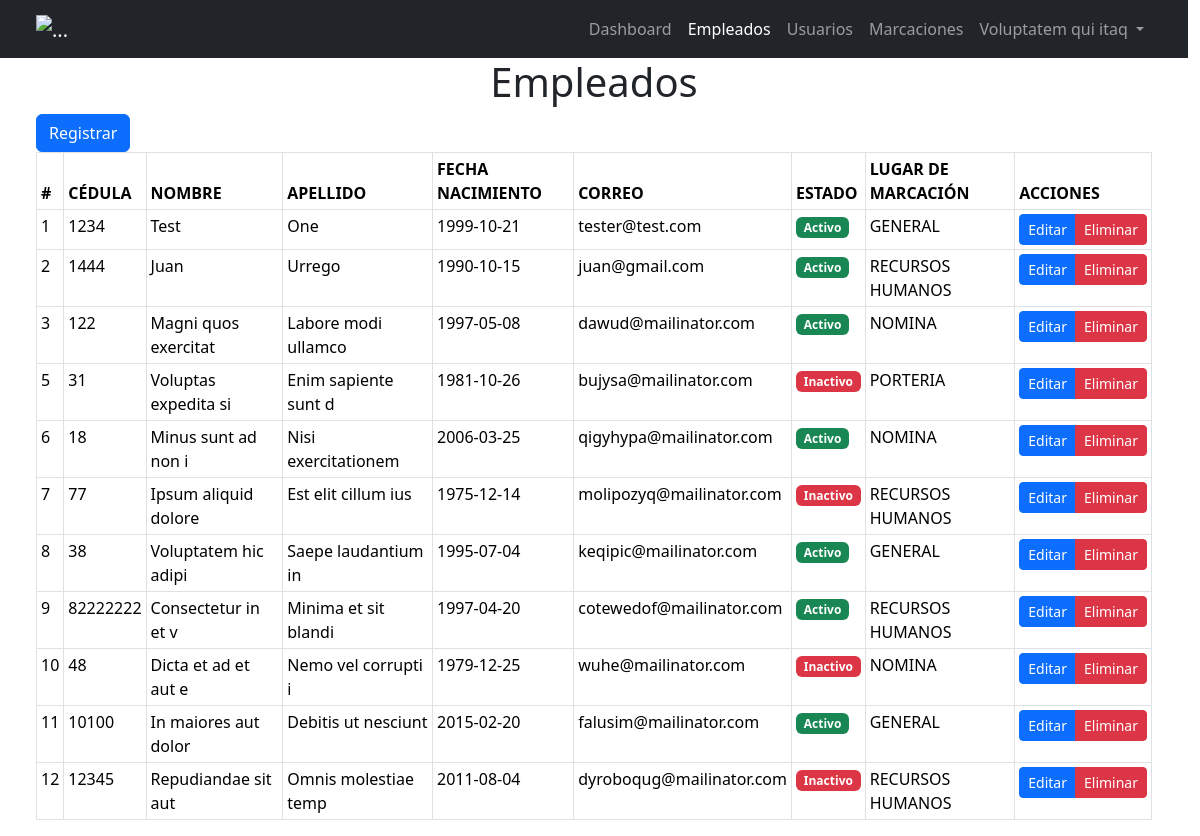
The app's page /admin/index.php?ruta=empleados (signed in), older data.
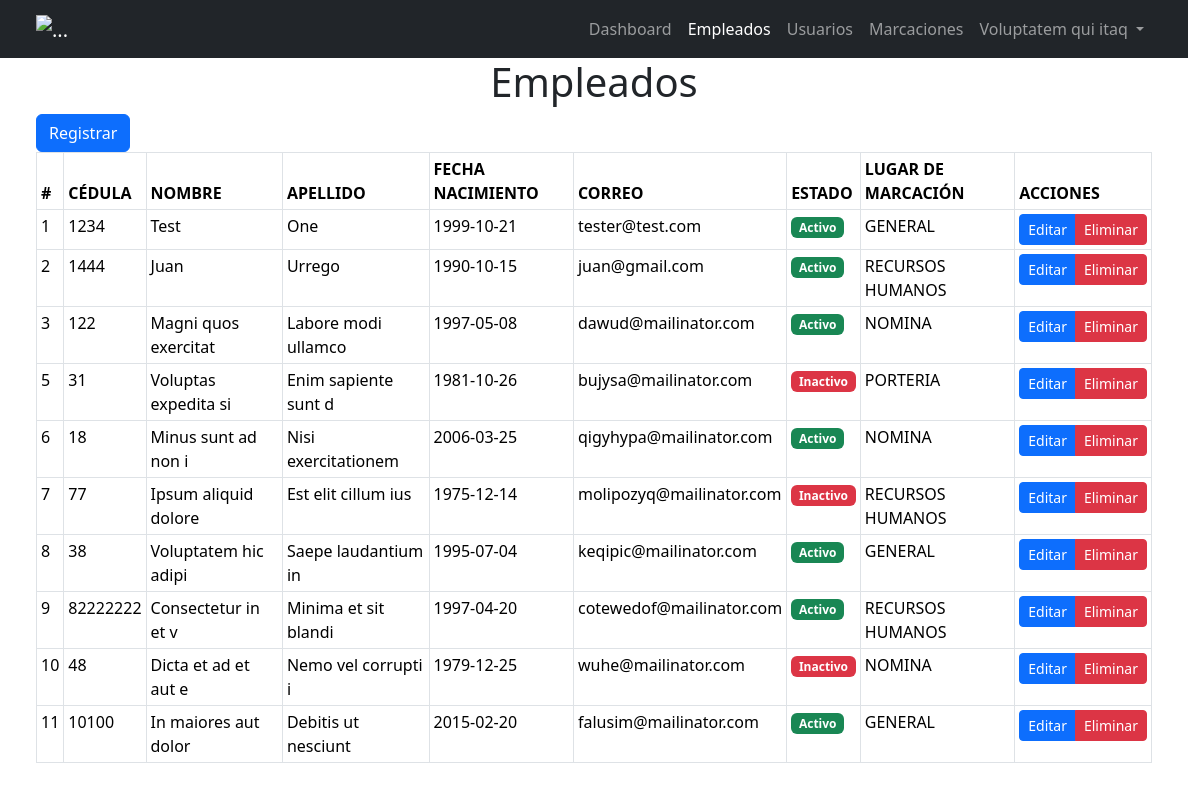
The same page, newer data.
### tables this page shows
CREATE TABLE IF NOT EXISTS `empleados` (
  `id` bigint unsigned NOT NULL AUTO_INCREMENT,
  `cedula` bigint NOT NULL,
  `nombre` varchar(100) NOT NULL,
  `apellido` varchar(100) NOT NULL,
  `fecha_nacimiento` date NOT NULL,
  `correo` varchar(100) NOT NULL,
  `estado` tinyint NOT NULL DEFAULT '1',
  `lugar_marcacion` int unsigned DEFAULT NULL,
  `fecha_registro` timestamp NOT NULL DEFAULT CURRENT_TIMESTAMP,
  PRIMARY KEY (`id`),
  UNIQUE KEY `cedula` (`cedula`),
  KEY `FK_lugar_marcacion` (`lugar_marcacion`),
  CONSTRAINT `FK_lugar_marcacion` FOREIGN KEY (`lugar_marcacion`) REFERENCES `lugares` (`id`) ON DELETE SET NULL ON UPDATE CASCADE
);

CREATE TABLE IF NOT EXISTS `lugares` (
  `id` int unsigned NOT NULL AUTO_INCREMENT,
  `lugar` varchar(50) NOT NULL,
  PRIMARY KEY (`id`)
);

### admin/Controllers/AppController.php (called while the page is built)
<?php
class AppController
{
    public static function startApp()
    {
        include __DIR__ . "/../Views/template.php";
    }
}

### admin/index.php (called while the page is built, shortened)
<?php
include "./Models/Conexion.php";
include "./Controllers/AppController.php";
include "./Controllers/EmpleadoController.php";
AppController::startApp();
?>

### admin/Models/Conexion.php (called while the page is built)
<?php
class Conexion
{
    public static  function conectar()
    {
        $ip = 'localhost';
        $db = 'marcaciones';
        $user_db = 'root';
        $passwod_db = '';
        try {
            $conexion = new PDO("mysql:host=$ip;dbname=$db", $user_db, $passwod_db, [
                PDO::ATTR_PERSISTENT => true,
                PDO::MYSQL_ATTR_INIT_COMMAND => "SET NAMES utf8"
            ]);
            return $conexion;
        } catch (\Throwable $e) {
            print $e->getMessage();
            die();
        }
    }
}

### admin/Models/Empleado.php (called while the page is built, shortened)
<?php
class Empleado
{
    public static function listar()
    {
        $stmt = Conexion::conectar()->prepare("SELECT e.id, e.cedula, e.nombre, e.apellido, e.fecha_nacimiento, e.correo, e.estado, l.lugar
            FROM empleados e
            JOIN lugares l ON e.lugar_marcacion = l.id
        ");
        $stmt->execute();
        $retorno = $stmt->rowCount() > 0 ? $stmt->fetchAll(PDO::FETCH_ASSOC) : [];
        return $retorno;
    }
}

### admin/Controllers/EmpleadoController.php (called while the page is built, shortened)
<?php
include __DIR__ . "/../Models/Empleado.php";
class EmpleadoController
{
    public static function listarEmpleados()
    {
        return Empleado::listar();
    }
}

### admin/Views/modulos/empleados/empleados.php (the view, shortened to what this page needs)
<?php
$empleados = EmpleadoController::listarEmpleados();
?>
<div class="container">
    <div class="row">
        <div class="col-12 text-center">
            <h1>Empleados</h1>
        </div>
        <div class="col-12">
            <button type="button" class="btn btn-primary text-right" data-bs-toggle="modal" data-bs-target="#modalRegistroEmpleado">
                Registrar
            </button>
        </div>
        <div class="col-12">
            <table class="table table-sm table-hover table-stripe table-bordered w-full" id="tblEmpleados">
                <thead class="thead-light">
                    <tr>
                        <th>#</th>
                        <th>CÉDULA</th>
                        <th>NOMBRE</th>
                        <th>APELLIDO</th>
                        <th>FECHA NACIMIENTO</th>
                        <th>CORREO</th>
                        <th>ESTADO</th>
                        <th>LUGAR DE MARCACIÓN</th>
                        <th>ACCIONES</th>
                    </tr>
                </thead>
                <tbody>
                    <?php if (count($empleados) > 0) : ?>
                        <?php foreach ($empleados as $key => $empleado) : ?>
                            <tr>
                                <td><?= $empleado['id'] ?></td>
                                <td><?= $empleado['cedula'] ?></td>
                                <td><?= $empleado['nombre'] ?></td>
                                <td><?= $empleado['apellido'] ?></td>
                                <td><?= $empleado['fecha_nacimiento'] ?></td>
                                <td><?= $empleado['correo'] ?></td>
                                <td><?= $empleado['estado'] == 1 ? '<span class="badge text-bg-success">Activo</span>' : '<span class="badge text-bg-danger">Inactivo</span>' ?></td>
                                <td><?= $empleado['lugar'] ?></td>
                                <td>
                                    <div class="btn-group" role="group" aria-label="Basic example">
                                        <a href="index.php?ruta=empleados-edit&id=<?= $empleado['id'] ?>" class="btn btn-sm btn-primary mr-1">
                                            Editar
                                        </a>
                                        <a href="index.php?ruta=empleados-eliminar&id=<?= $empleado['id'] ?>" class="btn btn-sm btn-danger ml-2">
                                            Eliminar
                                        </a>
                                    </div>
                                </td>
                            </tr>
                        <?php endforeach ?>
                    <?php else :  ?>
                        <tr>
                            <td colspan="7">Sin registros</td>
                        </tr>
                    <?php endif ?>
                </tbody>
            </table>
        </div>
    </div>
</div>

### admin/Views/template.php (shortened to what this page needs)
<!DOCTYPE html>
<html lang="es">
<head>
    <link rel="stylesheet" href="<?= URL ?>/views/plugins/bootstrap/css/bootstrap.min.css">
    <link rel="stylesheet" href="<?= URL ?>/views/plugins/datatables/dataTables.bootstrap5.min.css">
</head>
<body>
    <div class="container-fluid ps-md-0">
        <?php
        if (isset($_SESSION['iniciarSession']) && $_SESSION['iniciarSession'] == 'ok') {
            include 'includes/navbar.php';
            $rutas = explode('/', $_GET['ruta']);
            $ruta = $rutas[0];
            if (in_array($ruta, [
                'empleados',
                'empleados-edit',
                'empleados-eliminar',
            ])) {
                include "modulos/empleados/{$ruta}.php";
            }
        } elseif (isset($_GET['ruta']) && $_GET['ruta'] == 'salir') {
            include "modulos/salir.php";
        } else {
            include "modulos/login.php";
        }
        ?>
    </div>
</body>
</html>

### admin/Views/includes/navbar.php (shortened to what this page needs)
<?php
$rutaActiveClass = isset($_GET['ruta']) ? $_GET['ruta'] : '';
?>
<nav class="navbar navbar-expand-lg navbar-dark bg-dark static-top">
    <div class="container">
        <a class="navbar-brand" href="">
            <img src="https://img2.freepng.es/20180403/hlq/kisspng-computer-icons-laborer-construction-worker-industrial-worker-5ac4152a02a430.4379636115227999140108.jpg" alt="..." height="36">
        </a>
        <div class="collapse navbar-collapse" id="navbarSupportedContent">
            <ul class="navbar-nav ms-auto">
                <li class="nav-item">
                    <a class="nav-link  <?= $rutaActiveClass == 'dashboard' ? 'active' : '' ?>" aria-current="page" href="index.php?ruta=dashboard">Dashboard</a>
                </li>
                <li class="nav-item">
                    <a class="nav-link  <?= $rutaActiveClass == 'empleados' ? 'active' : '' ?>" aria-current="page" href="index.php?ruta=empleados">Empleados</a>
                </li>
                <li class="nav-item">
                    <a class="nav-link <?= $rutaActiveClass == 'usuarios' ? 'active' : '' ?>" href="index.php?ruta=usuarios">Usuarios</a>
                </li>
                <li class="nav-item">
                    <a class="nav-link <?= $rutaActiveClass == 'marcaciones' ? 'active' : '' ?>" href="index.php?ruta=marcaciones">Marcaciones</a>
                </li>
                <li class="nav-item dropdown">
                    <a class="nav-link dropdown-toggle" href="#" id="navbarDropdown" role="button" data-bs-toggle="dropdown" aria-expanded="false">
                        <?= $_SESSION['nombre']; ?>
                    </a>
                </li>
            </ul>
        </div>
    </div>
</nav>

Row changes from the older to the newer data that the page shows:
removed empleados: id "12", cedula "12345", nombre "Repudiandae sit aut", apellido "Omnis molestiae temp", fecha_nacimiento "2011-08-04", correo "dyroboqug@mailinator.com", estado "Inactivo", lugar_marcacion.lugar "RECURSOS HUMANOS"
